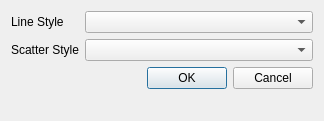
<?xml version="1.0" encoding="UTF-8"?>
<ui version="4.0">
 <class>SendTo2DPlotDlg</class>
 <widget class="QDialog" name="SendTo2DPlotDlg">
  <property name="geometry">
   <rect>
    <x>0</x>
    <y>0</y>
    <width>324</width>
    <height>121</height>
   </rect>
  </property>
  <property name="windowTitle">
   <string>Dialog</string>
  </property>
  <layout class="QFormLayout" name="formLayout">
   <item row="0" column="0">
    <widget class="QLabel" name="lblLineStyle">
     <property name="text">
      <string>Line Style</string>
     </property>
    </widget>
   </item>
   <item row="0" column="1">
    <widget class="QComboBox" name="cmbLineStyle"/>
   </item>
   <item row="1" column="0">
    <widget class="QLabel" name="lblScatterStyle">
     <property name="text">
      <string>Scatter Style</string>
     </property>
    </widget>
   </item>
   <item row="1" column="1">
    <widget class="QComboBox" name="cmbScatterStyle"/>
   </item>
   <item row="2" column="1">
    <widget class="QDialogButtonBox" name="buttonBox">
     <property name="orientation">
      <enum>Qt::Horizontal</enum>
     </property>
     <property name="standardButtons">
      <set>QDialogButtonBox::Cancel|QDialogButtonBox::Ok</set>
     </property>
    </widget>
   </item>
  </layout>
 </widget>
 <resources/>
 <connections>
  <connection>
   <sender>buttonBox</sender>
   <signal>accepted()</signal>
   <receiver>SendTo2DPlotDlg</receiver>
   <slot>accept()</slot>
   <hints>
    <hint type="sourcelabel">
     <x>248</x>
     <y>254</y>
    </hint>
    <hint type="destinationlabel">
     <x>157</x>
     <y>274</y>
    </hint>
   </hints>
  </connection>
  <connection>
   <sender>buttonBox</sender>
   <signal>rejected()</signal>
   <receiver>SendTo2DPlotDlg</receiver>
   <slot>reject()</slot>
   <hints>
    <hint type="sourcelabel">
     <x>316</x>
     <y>260</y>
    </hint>
    <hint type="destinationlabel">
     <x>286</x>
     <y>274</y>
    </hint>
   </hints>
  </connection>
 </connections>
</ui>
